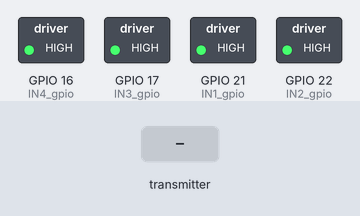
Recording of a sketch running on a simulated ESP32. Parts: switched loads named in the sketch (green lamp = pin HIGH). Dashed ring = blinking. The test bench sets the inputs (shaded band).

Above: at 1.2 s.
1.3 s: the transmitter starts sending speedmotorLeft = 1024
At 1.4 s:
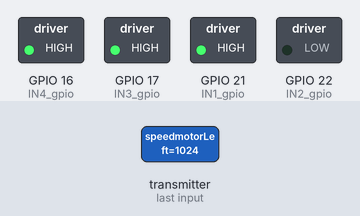
4.3 s: the transmitter starts sending speedmotorRight = 1024
At 4.4 s:
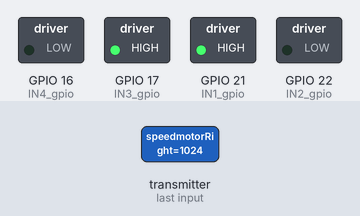
7.3 s: the transmitter starts sending speedmotorLeft = 0
At 7.4 s:
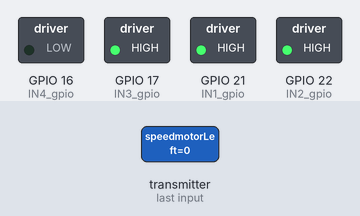
10.3 s: the transmitter starts sending speedmotorLeft = 2048
At 10.65 s:
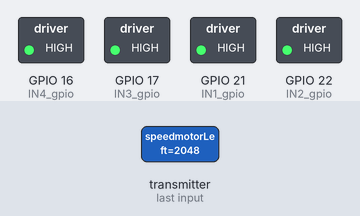
13.3 s: the transmitter starts sending speedmotorRight = 0
At 13.65 s:
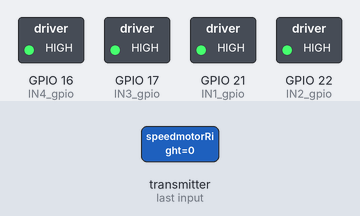
Timing chart, 0 to 17.3 s (numbered marks = the images above; inputs shaded):
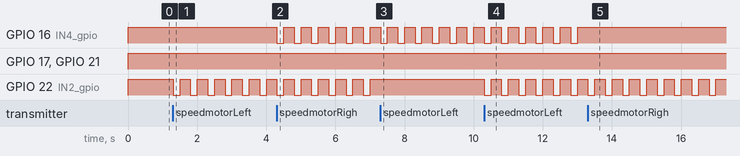

The sketch:

aw_esp32_receiver.ino
```cpp
#include <esp_now.h>
#include <WiFi.h>

#define PWM1_ch 0
#define PWM2_ch 1
#define PWM3_ch 2
#define PWM4_ch 3

#define PWM_res 8
#define PWM_freq 400


#define IN1_gpio 21
#define IN2_gpio 22
#define IN3_gpio 17
#define IN4_gpio 16

//MAC robot C8:C9:A3:CB:33:F8
uint8_t broadcastAddress[] = {0xFF, 0xFF, 0xFF, 0xFF, 0xFF, 0xFF};

typedef struct {
  short speedmotorLeft;
  short speedmotorRight;
  short weaponStrenght;
  char Fire;
  short Angle;
  short packetArg1;
}
packet_t;


packet_t recData;

bool failsafe = false;
unsigned long failsafeMaxMillis = 200;
unsigned long lastPacketMillis = 0;
unsigned long currentWaitMillis = 0;

int recLpwm = 0;
int recRpwm = 0;
int recWpn = 0;
bool recFire = false;
int recAngle = 0;
int recpckArg1 = 0;

// Variable to store if sending data was successful
String success;

esp_now_peer_info_t peerInfo;

// Callback when data is sent
void OnDataSent(const uint8_t *mac_addr, esp_now_send_status_t status) {
  //Serial.print("\r\nLast Packet Send Status:\t");
  //Serial.println(status == ESP_NOW_SEND_SUCCESS ? "Delivery Success" : "Delivery Fail");
  if (status == 0) {
    success = "Delivery Success :)";
  }
  else {
    success = "Delivery Fail :(";
  }
}

// Callback when data is received
void OnDataRecv(const uint8_t * mac, const uint8_t *incomingData, int len) {
  memcpy(&recData, incomingData, sizeof(recData));
  //Serial.print("Bytes received: ");
  //Serial.println(len);
  //salva dati in var globali
  recLpwm = recData.speedmotorLeft;
  recRpwm = recData.speedmotorRight;
  recWpn = recData.weaponStrenght;
  recFire = recData.Fire;
  recAngle = recData.Angle;
  recpckArg1 = recData.packetArg1;
  lastPacketMillis = millis();
}
void setup() {
  //Serial.begin(115200);
  //Serial.println("Ready.");

  ledcAttachPin(IN1_gpio, PWM1_ch);
  ledcAttachPin(IN2_gpio, PWM2_ch);
  ledcAttachPin(IN3_gpio, PWM3_ch);
  ledcAttachPin(IN4_gpio, PWM4_ch);

  ledcSetup(PWM1_ch, PWM_freq, PWM_res);
  ledcSetup(PWM1_ch, PWM_freq, PWM_res);
  ledcSetup(PWM1_ch, PWM_freq, PWM_res);
  ledcSetup(PWM1_ch, PWM_freq, PWM_res);

   // Set device as a Wi-Fi Station
  WiFi.mode(WIFI_STA);

  // Init ESP-NOW
  if (esp_now_init() != ESP_OK) {
    //Serial.println("Error initializing ESP-NOW");
    return;
  }

  // Once ESPNow is successfully Init, we will register for Send CB to
  // get the status of Trasnmitted packet
  esp_now_register_send_cb(OnDataSent);

  // Register peer
  memcpy(peerInfo.peer_addr, broadcastAddress, 6);
  peerInfo.channel = 0;
  peerInfo.encrypt = false;

  // Add peer
  if (esp_now_add_peer(&peerInfo) != ESP_OK){
    //Serial.println("Failed to add peer");
    return;
  }
  // Register for a callback function that will be called when data is received
  esp_now_register_recv_cb(OnDataRecv);
}

void loop() {
  failsafe = false;
  unsigned long current_time = millis();
  if(current_time - lastPacketMillis > failsafeMaxMillis){
    failsafe = true;
    //Serial.println(current_time - lastPacketMillis);
  }
  if(failsafe){
    setM2speed(0);
    setM1speed(0);
  }else{
    setM2speed(recRpwm);
    setM1speed(recLpwm);
  }
  delay(10);
}


int setM1speed(int rpm) {
  if (rpm < 0) {
    ledcWrite(PWM1_ch, 0);
    ledcWrite(PWM2_ch, -rpm);
  } else if (rpm > 0) {
    ledcWrite(PWM1_ch, rpm);
    ledcWrite(PWM2_ch, 0);
  } else if (rpm == 0) {
    ledcWrite(PWM1_ch, 255);
    ledcWrite(PWM2_ch, 255);
  }
  return 0;
}

int setM2speed(int rpm) {
  if (rpm < 0) {
    ledcWrite(PWM3_ch, 0);
    ledcWrite(PWM4_ch, -rpm);
  } else if (rpm > 0) {
    ledcWrite(PWM3_ch, rpm);
    ledcWrite(PWM4_ch, 0);
  } else if (rpm == 0) {
    ledcWrite(PWM3_ch, 255);
    ledcWrite(PWM4_ch, 255);
  }
  return 0;
}
```

Measured:
- after the input at 1.3 s, GPIO 22 (IN2_gpio): alternates HIGH for 0.30 s and LOW for 0.20 s, starting at once
- after the input at 4.3 s, GPIO 16 (IN4_gpio): alternates HIGH for 0.30 s and LOW for 0.20 s, starting at once
- after the input at 7.3 s, GPIO 22 (IN2_gpio): stops changing and stays HIGH
- after the input at 10.3 s, GPIO 22 (IN2_gpio): alternates HIGH for 0.29 s and LOW for 0.20 s, starting at once
- after the input at 13.3 s, GPIO 16 (IN4_gpio): stops changing and stays HIGH
